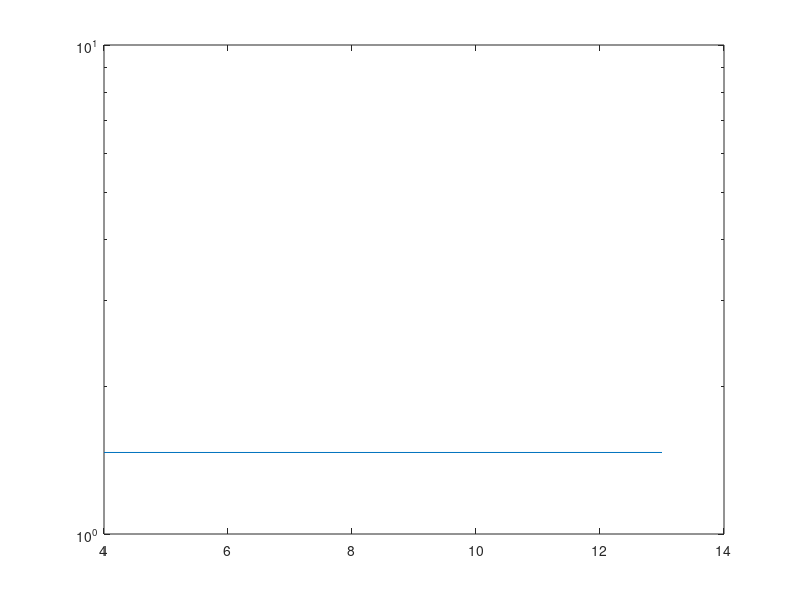

The MATLAB source for this figure:
t=[1.07467482
1.07466915
1.07466919
1.07466919
1.07466919
1.07466919
1.07466919
1.07466919
1.07466919
1.07466919]
abs(t-I)
semilogy(4:13,abs(t-I))